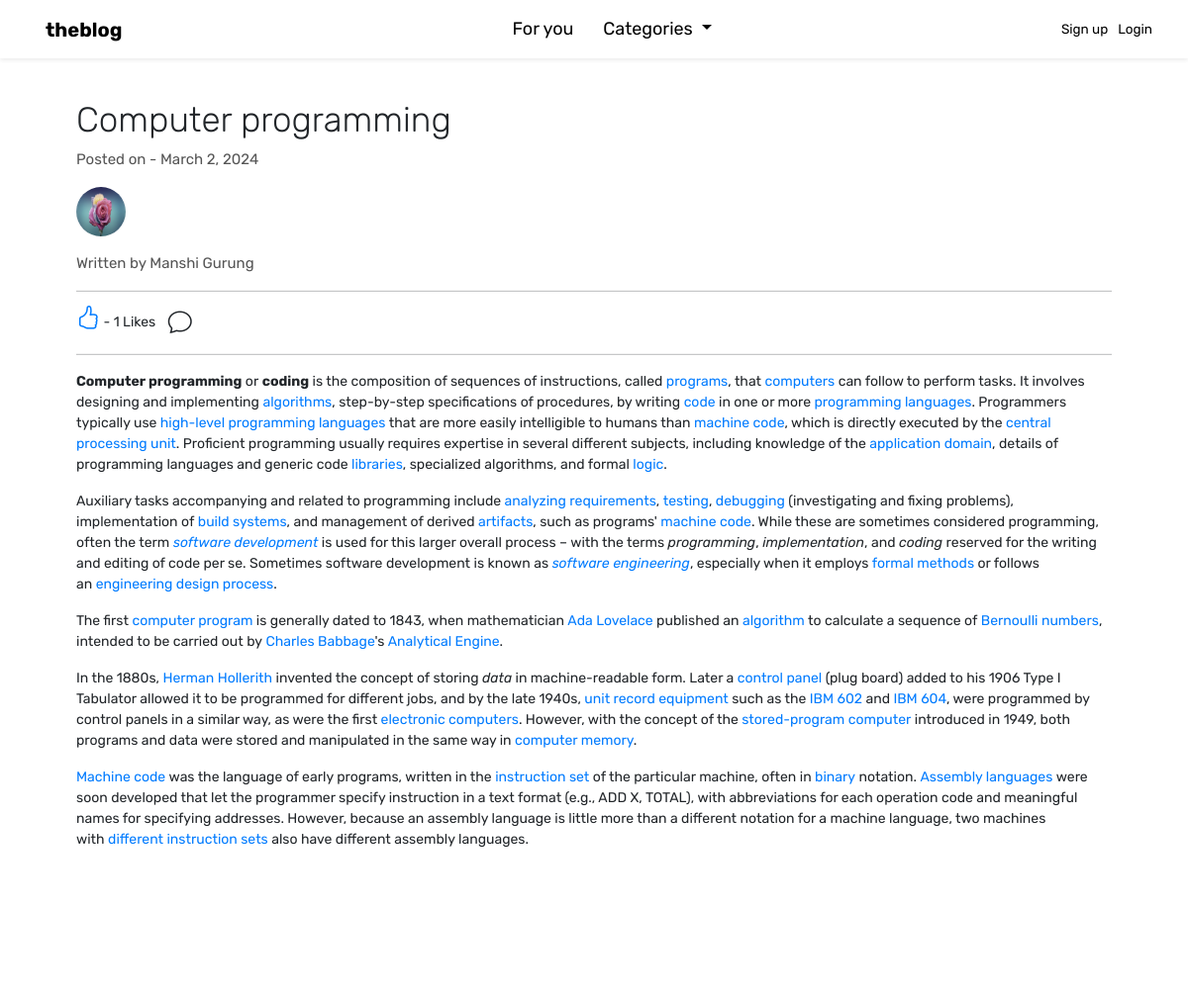
Screenshot of /article/16 with the database file from the repository.
### theblog/models.py (models this page shows, shortened)
class Post(models.Model):
	title = models.CharField(max_length=255)
	title_tag = models.CharField(max_length=255, default='Blog', blank=True)
	author = models.ForeignKey(User, on_delete=models.CASCADE)
	body = RichTextField(blank=True, null=True)
	post_date = models.DateField(auto_now_add=True)
	category = models.CharField(max_length=255, default='coding')
	snippet = models.CharField(max_length=255)
	likes = models.ManyToManyField(User, related_name='blog_posts')
	def total_likes(self):
		return self.likes.count()

class Profile(models.Model):
	user = models.OneToOneField(User, null=True, on_delete=models.CASCADE)
	bio = models.TextField()
	profile_pic = models.ImageField(null=True, blank=True, upload_to="images/profile/")
	website_url = models.CharField(max_length=255, null=True, blank=True)
	facebook_url = models.CharField(max_length=255, null=True, blank=True)
	twitter_url = models.CharField(max_length=255, null=True, blank=True)
	instagram_url = models.CharField(max_length=255, null=True, blank=True)
	pinterest_url = models.CharField(max_length=255, null=True, blank=True)

### theblog/views.py (the view)
# urls.py: path('article/<int:pk>', ArticleDetailView.as_view(), name="article-detail"),
class ArticleDetailView(CatMenuMixin, DetailView):
	model = Post
	template_name = 'article_details.html'
	def get_context_data(self, *args, **kwargs):
		cat_menu = Category.objects.all()
		context = super(ArticleDetailView, self).get_context_data(*args, **kwargs)
		stuff = get_object_or_404(Post, id=self.kwargs['pk'])
		total_likes = stuff.total_likes()
		liked = False
		if stuff.likes.filter(id=self.request.user.id).exists():
			liked = True
		comments = stuff.comments.order_by('-date_added')
		context["cat_menu"] = cat_menu
		context["total_likes"] = total_likes
		context["liked"] = liked
		comment_form = CommentForm()
		context["comment_form"] = comment_form
		return context

### theblog/models.py (called while the page is built)
	def __str__(self):
		return self.name

### theblog/views.py (called while the page is built)
	def get_context_data(self, *args, **kwargs):
		cat_menu = Category.objects.all()
		context = super().get_context_data(*args, **kwargs)
		context["cat_menu"] = cat_menu
		return context

### theblog/templates/article_details.html (shortened to what this page needs)
{% extends 'base.html' %}
{% load static %}
{% block content %}
	<div class="jumbotron jumbotron-sm">
		<h1 class="display-4 smaller-heading">{{ post.title }}</h1>
	  	<p class="post-meta">Posted on - {{ post.post_date}}
		</p>
		<p class="post-meta">
	  		<a href="{% url 'show_profile_page' post.author.profile.id %}" class="post-link">
				{% if post.author.profile.profile_pic %}
		      		<img src="{{ post.author.profile.profile_pic.url }}" class="rounded-circle" height=50 width=50>
		      	{% else %}
		      		<img src="{% static 'theblog/images/default_profile_pic.png' %}" class="rounded-circle" height=50 width=50>
		      	{% endif %}
		    </a>
		</p>
		<p class="post-meta">
		      	Written by {{ post.author.first_name}} {{ post.author.last_name}}
		</p>
	  	<hr class="my-2 light">
	  	<form action="{% url 'like_post' post.pk %}" method="POST" class="d-inline">
			{% if user.is_authenticated %}
				{% if liked %}
					<button type="submit", name="post_id", value="{{ post.id }}", class="btn btn-sm">
						<i class="bi bi-hand-thumbs-up-fill" style="font-size: 1.5rem;"></i>
					</button>
				{% else %}
					<button type="submit", name="post_id", value="{{ post.id }}", class="btn btn-sm">
						<i class="bi bi-hand-thumbs-up" style="font-size: 1.5rem;"></i>
					</button>
				{% endif %}
			{% else %}
				<small><a href="{% url 'login' %}"><i class="bi bi-hand-thumbs-up" style="font-size: 1.5rem;"></i></a></small>
			{% endif %}
					- {{ total_likes }} Likes
			<button class="btn btn-sm" type="button" data-bs-toggle="offcanvas" data-bs-target="#offcanvasRight" aria-controls="offcanvasRight"><i class="bi bi-chat" style="font-size: 1.5rem;"></i></button>
		</form>
	  	<hr class="my-2 light">
	  	<p>{{ post.body|safe }}</p>
	  	<br>
	  	<br>
	</div>
{% endblock %}

### theblog/templates/base.html (style rules this page uses)
hr.light { border-top: 1px solid #ccc; }
:root { --bs-primary: black; --bs-orange: #525252; }
body { font-family: "Rubik", sans-serif; font-optical-sizing: auto; font-size: 14px; background: white; font-weight: 400px; font-style: normal; }
form { width: 100%; margin: auto; }
.post-link { text-decoration: none; color: black; }
.jumbotron-sm { font-size: 14px; padding-top: 20px; background: white; }
.smaller-heading { font-size: 35px; }
.post-meta { font-size: 15px; color: #555; }

### rows the page displays
Post: title "Computer programming", post_date "March 2, 2024", author.profile.profile_pic (picture), author.first_name "Manshi", author.last_name "Gurung", body "Computer programming or coding is the composition of sequences of instructions, called programs , that computers can follow to perform tasks. It involves designing and implementing algorithms , step-by-step specifications of procedures, by writing code in one or more programming languages . Programmers typically use high-level programming languages that are more easily intelligible to humans than machine code , which is directly executed by the central processing unit . Proficient programming usually requires expertise in several different subjects, including knowledge of the application domain , details of programming languages and generic code libraries , specialized algorithms, and…"

### other values shown
{{ total_likes }} "1"
